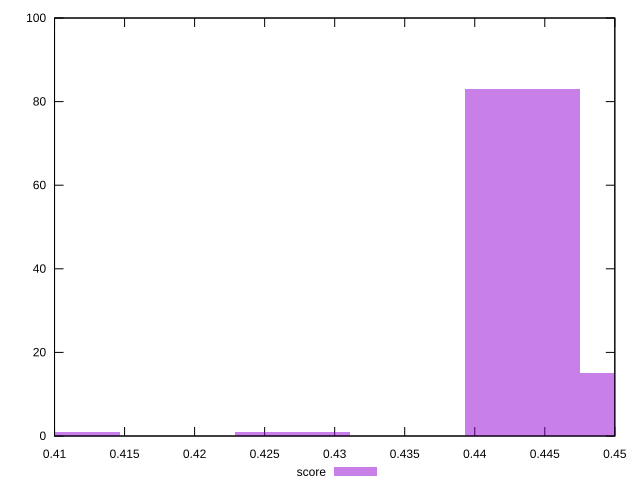

The script that saved this image:
reset

$score <<EOF
0.4105689114840526 1
0.4434144244027768 83
0.4516258026324579 15
0.4269916679434147 1
EOF

set key outside below
set boxwidth 0.008211378229681052
set xrange [0.41:0.45]
set yrange [0:100]
set trange [0:100]
set style fill transparent solid 0.5 noborder
set terminal svg size 640, 490 enhanced background rgb 'white'
set output "reports/report_00031_2021-02-24T23-18-18.084Z/uses-rel-preload/samples/music/score/histogram.svg"

plot $score title "score" with boxes

reset
